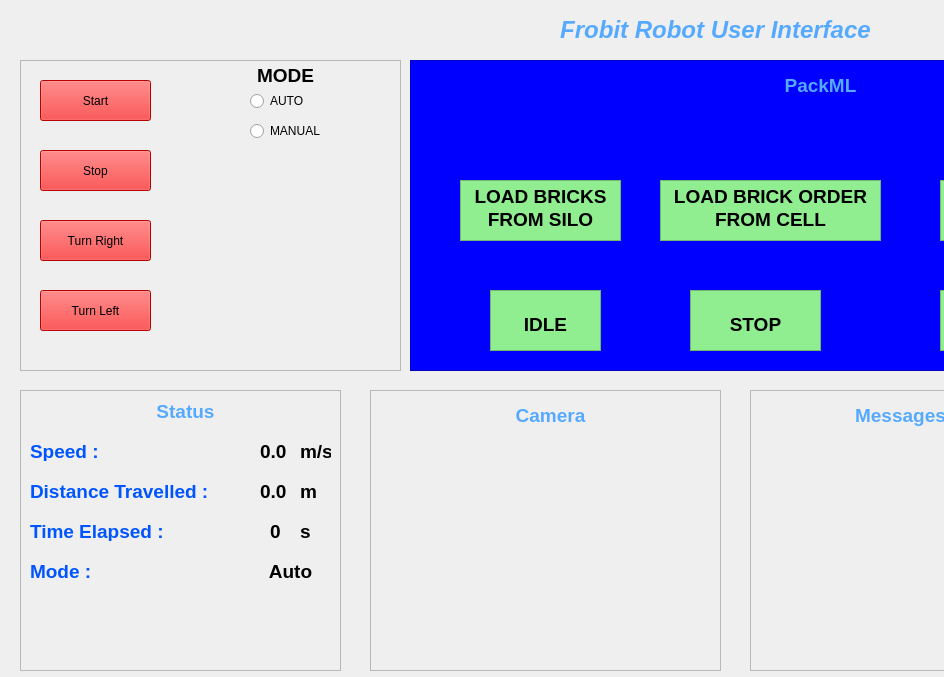
<?xml version="1.0" encoding="UTF-8"?>
<ui version="4.0">
 <class>Form</class>
 <widget class="QWidget" name="Form">
  <property name="geometry">
   <rect>
    <x>0</x>
    <y>0</y>
    <width>944</width>
    <height>677</height>
   </rect>
  </property>
  <property name="windowTitle">
   <string>Form</string>
  </property>
  <widget class="QLabel" name="titleLabel">
   <property name="geometry">
    <rect>
     <x>520</x>
     <y>10</y>
     <width>391</width>
     <height>41</height>
    </rect>
   </property>
   <property name="text">
    <string>&lt;!DOCTYPE HTML PUBLIC &quot;-//W3C//DTD HTML 4.0//EN&quot; &quot;http://www.w3.org/TR/REC-html40/strict.dtd&quot;&gt;
&lt;html&gt;&lt;head&gt;&lt;meta name=&quot;qrichtext&quot; content=&quot;1&quot; /&gt;&lt;style type=&quot;text/css&quot;&gt;
p, li { white-space: pre-wrap; }
&lt;/style&gt;&lt;/head&gt;&lt;body style=&quot; font-family:'Ubuntu'; font-size:11pt; font-weight:400; font-style:normal;&quot;&gt;
&lt;p align=&quot;center&quot; style=&quot; margin-top:0px; margin-bottom:0px; margin-left:0px; margin-right:0px; -qt-block-indent:0; text-indent:0px;&quot;&gt;&lt;span style=&quot; font-size:18pt; font-weight:600; font-style:italic; color:#55aaff;&quot;&gt;Frobit Robot User Interface&lt;/span&gt;&lt;/p&gt;&lt;/body&gt;&lt;/html&gt;</string>
   </property>
  </widget>
  <widget class="QFrame" name="statusFrame">
   <property name="geometry">
    <rect>
     <x>20</x>
     <y>390</y>
     <width>321</width>
     <height>281</height>
    </rect>
   </property>
   <property name="styleSheet">
    <string notr="true"/>
   </property>
   <property name="frameShape">
    <enum>QFrame::StyledPanel</enum>
   </property>
   <property name="frameShadow">
    <enum>QFrame::Raised</enum>
   </property>
   <widget class="QLabel" name="statusFrameLabel">
    <property name="geometry">
     <rect>
      <x>130</x>
      <y>10</y>
      <width>71</width>
      <height>21</height>
     </rect>
    </property>
    <property name="text">
     <string>&lt;html&gt;&lt;head/&gt;&lt;body&gt;&lt;p align=&quot;center&quot;&gt;&lt;span style=&quot; font-size:14pt; font-weight:600; color:#55aaff;&quot;&gt;Status&lt;/span&gt;&lt;/p&gt;&lt;/body&gt;&lt;/html&gt;</string>
    </property>
   </widget>
   <widget class="QLabel" name="speedLabel">
    <property name="geometry">
     <rect>
      <x>10</x>
      <y>50</y>
      <width>81</width>
      <height>21</height>
     </rect>
    </property>
    <property name="text">
     <string>&lt;html&gt;&lt;head/&gt;&lt;body&gt;&lt;p&gt;&lt;span style=&quot; font-size:14pt; font-weight:600; color:#0055ff;&quot;&gt;Speed :&lt;/span&gt;&lt;/p&gt;&lt;/body&gt;&lt;/html&gt;</string>
    </property>
   </widget>
   <widget class="QLabel" name="speedValueLabel">
    <property name="geometry">
     <rect>
      <x>240</x>
      <y>50</y>
      <width>31</width>
      <height>21</height>
     </rect>
    </property>
    <property name="text">
     <string>&lt;html&gt;&lt;head/&gt;&lt;body&gt;&lt;p&gt;&lt;span style=&quot; font-size:14pt; font-weight:600; color:#000000;&quot;&gt;0.0&lt;/span&gt;&lt;/p&gt;&lt;/body&gt;&lt;/html&gt;</string>
    </property>
   </widget>
   <widget class="QLabel" name="speedUnitsLabel">
    <property name="geometry">
     <rect>
      <x>280</x>
      <y>50</y>
      <width>31</width>
      <height>21</height>
     </rect>
    </property>
    <property name="text">
     <string>&lt;html&gt;&lt;head/&gt;&lt;body&gt;&lt;p&gt;&lt;span style=&quot; font-size:14pt; font-weight:600; color:#000000;&quot;&gt;m/s&lt;/span&gt;&lt;/p&gt;&lt;/body&gt;&lt;/html&gt;</string>
    </property>
   </widget>
   <widget class="QLabel" name="distanceTravelledLabel">
    <property name="geometry">
     <rect>
      <x>10</x>
      <y>90</y>
      <width>191</width>
      <height>21</height>
     </rect>
    </property>
    <property name="text">
     <string>&lt;html&gt;&lt;head/&gt;&lt;body&gt;&lt;p&gt;&lt;span style=&quot; font-size:14pt; font-weight:600; color:#0055ff;&quot;&gt;Distance Travelled :&lt;/span&gt;&lt;/p&gt;&lt;/body&gt;&lt;/html&gt;</string>
    </property>
   </widget>
   <widget class="QLabel" name="distanceTravelledValueLabel">
    <property name="geometry">
     <rect>
      <x>240</x>
      <y>90</y>
      <width>31</width>
      <height>21</height>
     </rect>
    </property>
    <property name="text">
     <string>&lt;html&gt;&lt;head/&gt;&lt;body&gt;&lt;p&gt;&lt;span style=&quot; font-size:14pt; font-weight:600; color:#000000;&quot;&gt;0.0&lt;/span&gt;&lt;/p&gt;&lt;/body&gt;&lt;/html&gt;</string>
    </property>
   </widget>
   <widget class="QLabel" name="distanceTravelledUnitsLabel">
    <property name="geometry">
     <rect>
      <x>280</x>
      <y>90</y>
      <width>31</width>
      <height>20</height>
     </rect>
    </property>
    <property name="text">
     <string>&lt;html&gt;&lt;head/&gt;&lt;body&gt;&lt;p&gt;&lt;span style=&quot; font-size:14pt; font-weight:600; color:#000000;&quot;&gt;m&lt;/span&gt;&lt;/p&gt;&lt;/body&gt;&lt;/html&gt;</string>
    </property>
   </widget>
   <widget class="QLabel" name="timeElapsedLabel">
    <property name="geometry">
     <rect>
      <x>10</x>
      <y>130</y>
      <width>191</width>
      <height>21</height>
     </rect>
    </property>
    <property name="text">
     <string>&lt;html&gt;&lt;head/&gt;&lt;body&gt;&lt;p&gt;&lt;span style=&quot; font-size:14pt; font-weight:600; color:#0055ff;&quot;&gt;Time Elapsed :&lt;/span&gt;&lt;/p&gt;&lt;/body&gt;&lt;/html&gt;</string>
    </property>
   </widget>
   <widget class="QLabel" name="timeElapsedValueLabel">
    <property name="geometry">
     <rect>
      <x>240</x>
      <y>130</y>
      <width>31</width>
      <height>21</height>
     </rect>
    </property>
    <property name="text">
     <string>&lt;html&gt;&lt;head/&gt;&lt;body&gt;&lt;p align=&quot;center&quot;&gt;&lt;span style=&quot; font-size:14pt; font-weight:600; color:#000000;&quot;&gt;0&lt;/span&gt;&lt;/p&gt;&lt;/body&gt;&lt;/html&gt;</string>
    </property>
   </widget>
   <widget class="QLabel" name="timeElapsedUnitsLabel">
    <property name="geometry">
     <rect>
      <x>280</x>
      <y>130</y>
      <width>31</width>
      <height>20</height>
     </rect>
    </property>
    <property name="text">
     <string>&lt;html&gt;&lt;head/&gt;&lt;body&gt;&lt;p&gt;&lt;span style=&quot; font-size:14pt; font-weight:600; color:#000000;&quot;&gt;s&lt;/span&gt;&lt;/p&gt;&lt;/body&gt;&lt;/html&gt;</string>
    </property>
   </widget>
   <widget class="QLabel" name="modeStatusLabel">
    <property name="geometry">
     <rect>
      <x>10</x>
      <y>170</y>
      <width>191</width>
      <height>21</height>
     </rect>
    </property>
    <property name="text">
     <string>&lt;html&gt;&lt;head/&gt;&lt;body&gt;&lt;p&gt;&lt;span style=&quot; font-size:14pt; font-weight:600; color:#0055ff;&quot;&gt;Mode :&lt;/span&gt;&lt;/p&gt;&lt;/body&gt;&lt;/html&gt;</string>
    </property>
   </widget>
   <widget class="QLabel" name="modeValueLabel">
    <property name="geometry">
     <rect>
      <x>240</x>
      <y>170</y>
      <width>61</width>
      <height>21</height>
     </rect>
    </property>
    <property name="text">
     <string>&lt;html&gt;&lt;head/&gt;&lt;body&gt;&lt;p align=&quot;center&quot;&gt;&lt;span style=&quot; font-size:14pt; font-weight:600; color:#000000;&quot;&gt;Auto&lt;/span&gt;&lt;/p&gt;&lt;/body&gt;&lt;/html&gt;</string>
    </property>
   </widget>
  </widget>
  <widget class="QFrame" name="messagesFrame">
   <property name="geometry">
    <rect>
     <x>750</x>
     <y>390</y>
     <width>271</width>
     <height>281</height>
    </rect>
   </property>
   <property name="frameShape">
    <enum>QFrame::StyledPanel</enum>
   </property>
   <property name="frameShadow">
    <enum>QFrame::Raised</enum>
   </property>
   <widget class="QLabel" name="messagesFrameLabel">
    <property name="geometry">
     <rect>
      <x>100</x>
      <y>10</y>
      <width>101</width>
      <height>31</height>
     </rect>
    </property>
    <property name="text">
     <string>&lt;html&gt;&lt;head/&gt;&lt;body&gt;&lt;p align=&quot;center&quot;&gt;&lt;span style=&quot; font-size:14pt; font-weight:600; color:#55aaff;&quot;&gt;Messages&lt;/span&gt;&lt;/p&gt;&lt;/body&gt;&lt;/html&gt;</string>
    </property>
   </widget>
  </widget>
  <widget class="QFrame" name="cameraFrame">
   <property name="geometry">
    <rect>
     <x>370</x>
     <y>390</y>
     <width>351</width>
     <height>281</height>
    </rect>
   </property>
   <property name="frameShape">
    <enum>QFrame::StyledPanel</enum>
   </property>
   <property name="frameShadow">
    <enum>QFrame::Raised</enum>
   </property>
   <widget class="QLabel" name="cameraFrameLabel">
    <property name="geometry">
     <rect>
      <x>130</x>
      <y>10</y>
      <width>101</width>
      <height>31</height>
     </rect>
    </property>
    <property name="text">
     <string>&lt;html&gt;&lt;head/&gt;&lt;body&gt;&lt;p align=&quot;center&quot;&gt;&lt;span style=&quot; font-size:14pt; font-weight:600; color:#55aaff;&quot;&gt;Camera&lt;/span&gt;&lt;/p&gt;&lt;/body&gt;&lt;/html&gt;</string>
    </property>
   </widget>
  </widget>
  <widget class="QFrame" name="robotControllerFrame">
   <property name="geometry">
    <rect>
     <x>20</x>
     <y>60</y>
     <width>381</width>
     <height>311</height>
    </rect>
   </property>
   <property name="frameShape">
    <enum>QFrame::StyledPanel</enum>
   </property>
   <property name="frameShadow">
    <enum>QFrame::Raised</enum>
   </property>
   <widget class="QPushButton" name="startButton">
    <property name="geometry">
     <rect>
      <x>20</x>
      <y>20</y>
      <width>111</width>
      <height>41</height>
     </rect>
    </property>
    <property name="styleSheet">
     <string notr="true">QPushButton {
     background-color: red;
}</string>
    </property>
    <property name="text">
     <string>Start</string>
    </property>
   </widget>
   <widget class="QPushButton" name="stopButton">
    <property name="geometry">
     <rect>
      <x>20</x>
      <y>90</y>
      <width>111</width>
      <height>41</height>
     </rect>
    </property>
    <property name="styleSheet">
     <string notr="true">QPushButton {
     background-color: red;
}</string>
    </property>
    <property name="text">
     <string>Stop</string>
    </property>
   </widget>
   <widget class="QPushButton" name="turnrightButton">
    <property name="geometry">
     <rect>
      <x>20</x>
      <y>160</y>
      <width>111</width>
      <height>41</height>
     </rect>
    </property>
    <property name="styleSheet">
     <string notr="true">QPushButton {
     background-color: red;
}</string>
    </property>
    <property name="text">
     <string>Turn Right</string>
    </property>
   </widget>
   <widget class="QPushButton" name="turnleftButton">
    <property name="geometry">
     <rect>
      <x>20</x>
      <y>230</y>
      <width>111</width>
      <height>41</height>
     </rect>
    </property>
    <property name="styleSheet">
     <string notr="true">QPushButton {
     background-color: red;
}</string>
    </property>
    <property name="text">
     <string>Turn Left</string>
    </property>
   </widget>
   <widget class="QRadioButton" name="autoModeButton">
    <property name="geometry">
     <rect>
      <x>230</x>
      <y>30</y>
      <width>116</width>
      <height>22</height>
     </rect>
    </property>
    <property name="text">
     <string>AUTO</string>
    </property>
   </widget>
   <widget class="QLabel" name="label">
    <property name="geometry">
     <rect>
      <x>230</x>
      <y>0</y>
      <width>71</width>
      <height>31</height>
     </rect>
    </property>
    <property name="text">
     <string>&lt;html&gt;&lt;head/&gt;&lt;body&gt;&lt;p align=&quot;center&quot;&gt;&lt;span style=&quot; font-size:14pt; font-weight:600;&quot;&gt;MODE&lt;/span&gt;&lt;/p&gt;&lt;/body&gt;&lt;/html&gt;</string>
    </property>
   </widget>
   <widget class="QRadioButton" name="manualModeButton">
    <property name="geometry">
     <rect>
      <x>230</x>
      <y>60</y>
      <width>116</width>
      <height>22</height>
     </rect>
    </property>
    <property name="text">
     <string>MANUAL</string>
    </property>
   </widget>
  </widget>
  <widget class="QFrame" name="packmlFrame">
   <property name="geometry">
    <rect>
     <x>410</x>
     <y>60</y>
     <width>721</width>
     <height>311</height>
    </rect>
   </property>
   <property name="styleSheet">
    <string notr="true">QFrame{
     background-color: blue;
}</string>
   </property>
   <property name="frameShape">
    <enum>QFrame::StyledPanel</enum>
   </property>
   <property name="frameShadow">
    <enum>QFrame::Raised</enum>
   </property>
   <widget class="QLabel" name="packmlFrameLabel">
    <property name="geometry">
     <rect>
      <x>360</x>
      <y>10</y>
      <width>101</width>
      <height>31</height>
     </rect>
    </property>
    <property name="text">
     <string>&lt;html&gt;&lt;head/&gt;&lt;body&gt;&lt;p align=&quot;center&quot;&gt;&lt;span style=&quot; font-size:14pt; font-weight:600; color:#55aaff;&quot;&gt;PackML&lt;/span&gt;&lt;/p&gt;&lt;/body&gt;&lt;/html&gt;</string>
    </property>
   </widget>
   <widget class="QTextEdit" name="idleState">
    <property name="geometry">
     <rect>
      <x>80</x>
      <y>230</y>
      <width>111</width>
      <height>61</height>
     </rect>
    </property>
    <property name="styleSheet">
     <string notr="true">QTextEdit {
     background-color: lightgreen;
}</string>
    </property>
    <property name="html">
     <string>&lt;!DOCTYPE HTML PUBLIC &quot;-//W3C//DTD HTML 4.0//EN&quot; &quot;http://www.w3.org/TR/REC-html40/strict.dtd&quot;&gt;
&lt;html&gt;&lt;head&gt;&lt;meta name=&quot;qrichtext&quot; content=&quot;1&quot; /&gt;&lt;style type=&quot;text/css&quot;&gt;
p, li { white-space: pre-wrap; }
&lt;/style&gt;&lt;/head&gt;&lt;body style=&quot; font-family:'Ubuntu'; font-size:11pt; font-weight:400; font-style:normal;&quot;&gt;
&lt;p align=&quot;center&quot; style=&quot;-qt-paragraph-type:empty; margin-top:0px; margin-bottom:0px; margin-left:0px; margin-right:0px; -qt-block-indent:0; text-indent:0px;&quot;&gt;&lt;br /&gt;&lt;/p&gt;
&lt;p align=&quot;center&quot; style=&quot; margin-top:0px; margin-bottom:0px; margin-left:0px; margin-right:0px; -qt-block-indent:0; text-indent:0px;&quot;&gt;&lt;span style=&quot; font-size:14pt; font-weight:600;&quot;&gt;IDLE&lt;/span&gt;&lt;/p&gt;&lt;/body&gt;&lt;/html&gt;</string>
    </property>
   </widget>
   <widget class="QTextEdit" name="idleState_2">
    <property name="geometry">
     <rect>
      <x>50</x>
      <y>120</y>
      <width>161</width>
      <height>61</height>
     </rect>
    </property>
    <property name="styleSheet">
     <string notr="true">QTextEdit {
     background-color: lightgreen;
}</string>
    </property>
    <property name="html">
     <string>&lt;!DOCTYPE HTML PUBLIC &quot;-//W3C//DTD HTML 4.0//EN&quot; &quot;http://www.w3.org/TR/REC-html40/strict.dtd&quot;&gt;
&lt;html&gt;&lt;head&gt;&lt;meta name=&quot;qrichtext&quot; content=&quot;1&quot; /&gt;&lt;style type=&quot;text/css&quot;&gt;
p, li { white-space: pre-wrap; }
&lt;/style&gt;&lt;/head&gt;&lt;body style=&quot; font-family:'Ubuntu'; font-size:11pt; font-weight:400; font-style:normal;&quot;&gt;
&lt;p align=&quot;center&quot; style=&quot; margin-top:0px; margin-bottom:0px; margin-left:0px; margin-right:0px; -qt-block-indent:0; text-indent:0px;&quot;&gt;&lt;span style=&quot; font-size:14pt; font-weight:600;&quot;&gt;LOAD BRICKS&lt;/span&gt;&lt;/p&gt;
&lt;p align=&quot;center&quot; style=&quot; margin-top:0px; margin-bottom:0px; margin-left:0px; margin-right:0px; -qt-block-indent:0; text-indent:0px;&quot;&gt;&lt;span style=&quot; font-size:14pt; font-weight:600;&quot;&gt;FROM SILO&lt;/span&gt;&lt;/p&gt;&lt;/body&gt;&lt;/html&gt;</string>
    </property>
   </widget>
   <widget class="QTextEdit" name="idleState_3">
    <property name="geometry">
     <rect>
      <x>530</x>
      <y>120</y>
      <width>171</width>
      <height>61</height>
     </rect>
    </property>
    <property name="styleSheet">
     <string notr="true">QTextEdit {
     background-color: lightgreen;
}</string>
    </property>
    <property name="html">
     <string>&lt;!DOCTYPE HTML PUBLIC &quot;-//W3C//DTD HTML 4.0//EN&quot; &quot;http://www.w3.org/TR/REC-html40/strict.dtd&quot;&gt;
&lt;html&gt;&lt;head&gt;&lt;meta name=&quot;qrichtext&quot; content=&quot;1&quot; /&gt;&lt;style type=&quot;text/css&quot;&gt;
p, li { white-space: pre-wrap; }
&lt;/style&gt;&lt;/head&gt;&lt;body style=&quot; font-family:'Ubuntu'; font-size:11pt; font-weight:400; font-style:normal;&quot;&gt;
&lt;p align=&quot;center&quot; style=&quot; margin-top:0px; margin-bottom:0px; margin-left:0px; margin-right:0px; -qt-block-indent:0; text-indent:0px;&quot;&gt;&lt;span style=&quot; font-size:14pt; font-weight:600;&quot;&gt;UNLOAD BRICKS&lt;/span&gt;&lt;/p&gt;
&lt;p align=&quot;center&quot; style=&quot; margin-top:0px; margin-bottom:0px; margin-left:0px; margin-right:0px; -qt-block-indent:0; text-indent:0px;&quot;&gt;&lt;span style=&quot; font-size:14pt; font-weight:600;&quot;&gt;AT CELL&lt;/span&gt;&lt;/p&gt;&lt;/body&gt;&lt;/html&gt;</string>
    </property>
   </widget>
   <widget class="QTextEdit" name="idleState_4">
    <property name="geometry">
     <rect>
      <x>250</x>
      <y>120</y>
      <width>221</width>
      <height>61</height>
     </rect>
    </property>
    <property name="styleSheet">
     <string notr="true">QTextEdit {
     background-color: lightgreen;
}</string>
    </property>
    <property name="html">
     <string>&lt;!DOCTYPE HTML PUBLIC &quot;-//W3C//DTD HTML 4.0//EN&quot; &quot;http://www.w3.org/TR/REC-html40/strict.dtd&quot;&gt;
&lt;html&gt;&lt;head&gt;&lt;meta name=&quot;qrichtext&quot; content=&quot;1&quot; /&gt;&lt;style type=&quot;text/css&quot;&gt;
p, li { white-space: pre-wrap; }
&lt;/style&gt;&lt;/head&gt;&lt;body style=&quot; font-family:'Ubuntu'; font-size:11pt; font-weight:400; font-style:normal;&quot;&gt;
&lt;p align=&quot;center&quot; style=&quot; margin-top:0px; margin-bottom:0px; margin-left:0px; margin-right:0px; -qt-block-indent:0; text-indent:0px;&quot;&gt;&lt;span style=&quot; font-size:14pt; font-weight:600;&quot;&gt;LOAD BRICK ORDER&lt;/span&gt;&lt;/p&gt;
&lt;p align=&quot;center&quot; style=&quot; margin-top:0px; margin-bottom:0px; margin-left:0px; margin-right:0px; -qt-block-indent:0; text-indent:0px;&quot;&gt;&lt;span style=&quot; font-size:14pt; font-weight:600;&quot;&gt;FROM CELL&lt;/span&gt;&lt;/p&gt;&lt;/body&gt;&lt;/html&gt;</string>
    </property>
   </widget>
   <widget class="QTextEdit" name="idleState_5">
    <property name="geometry">
     <rect>
      <x>530</x>
      <y>230</y>
      <width>161</width>
      <height>61</height>
     </rect>
    </property>
    <property name="styleSheet">
     <string notr="true">QTextEdit {
     background-color: lightgreen;
}</string>
    </property>
    <property name="html">
     <string>&lt;!DOCTYPE HTML PUBLIC &quot;-//W3C//DTD HTML 4.0//EN&quot; &quot;http://www.w3.org/TR/REC-html40/strict.dtd&quot;&gt;
&lt;html&gt;&lt;head&gt;&lt;meta name=&quot;qrichtext&quot; content=&quot;1&quot; /&gt;&lt;style type=&quot;text/css&quot;&gt;
p, li { white-space: pre-wrap; }
&lt;/style&gt;&lt;/head&gt;&lt;body style=&quot; font-family:'Ubuntu'; font-size:11pt; font-weight:400; font-style:normal;&quot;&gt;
&lt;p align=&quot;center&quot; style=&quot; margin-top:0px; margin-bottom:0px; margin-left:0px; margin-right:0px; -qt-block-indent:0; text-indent:0px;&quot;&gt;&lt;span style=&quot; font-size:14pt; font-weight:600;&quot;&gt;RECHARGE&lt;/span&gt;&lt;/p&gt;
&lt;p align=&quot;center&quot; style=&quot; margin-top:0px; margin-bottom:0px; margin-left:0px; margin-right:0px; -qt-block-indent:0; text-indent:0px;&quot;&gt;&lt;span style=&quot; font-size:14pt; font-weight:600;&quot;&gt;BATTERY&lt;/span&gt;&lt;/p&gt;&lt;/body&gt;&lt;/html&gt;</string>
    </property>
   </widget>
   <widget class="QTextEdit" name="idleState_6">
    <property name="geometry">
     <rect>
      <x>280</x>
      <y>230</y>
      <width>131</width>
      <height>61</height>
     </rect>
    </property>
    <property name="styleSheet">
     <string notr="true">QTextEdit {
     background-color: lightgreen;
}</string>
    </property>
    <property name="html">
     <string>&lt;!DOCTYPE HTML PUBLIC &quot;-//W3C//DTD HTML 4.0//EN&quot; &quot;http://www.w3.org/TR/REC-html40/strict.dtd&quot;&gt;
&lt;html&gt;&lt;head&gt;&lt;meta name=&quot;qrichtext&quot; content=&quot;1&quot; /&gt;&lt;style type=&quot;text/css&quot;&gt;
p, li { white-space: pre-wrap; }
&lt;/style&gt;&lt;/head&gt;&lt;body style=&quot; font-family:'Ubuntu'; font-size:11pt; font-weight:400; font-style:normal;&quot;&gt;
&lt;p align=&quot;center&quot; style=&quot;-qt-paragraph-type:empty; margin-top:0px; margin-bottom:0px; margin-left:0px; margin-right:0px; -qt-block-indent:0; text-indent:0px;&quot;&gt;&lt;br /&gt;&lt;/p&gt;
&lt;p align=&quot;center&quot; style=&quot; margin-top:0px; margin-bottom:0px; margin-left:0px; margin-right:0px; -qt-block-indent:0; text-indent:0px;&quot;&gt;&lt;span style=&quot; font-size:14pt; font-weight:600;&quot;&gt;STOP&lt;/span&gt;&lt;/p&gt;&lt;/body&gt;&lt;/html&gt;</string>
    </property>
   </widget>
  </widget>
 </widget>
 <resources/>
 <connections/>
</ui>
